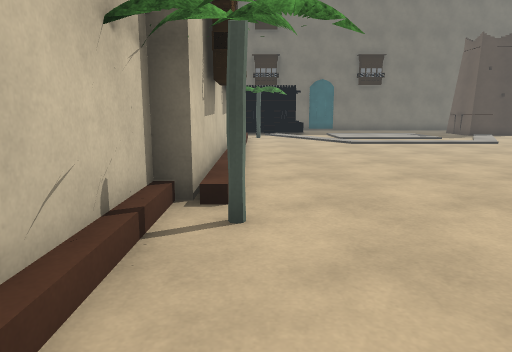
[1] (above)

16 first-person views from a walk through a scene from a Unity 3-D project. The camera is 1.2 m above the floor, tilts 10° down and sees 70° across. The floor is counted in squares, 1 m on a side. Each view is taken from the middle of a square. On the plan, view 1 faces up. The plan holds only what a view shows up to about 15 squares ahead; the rest is blank. The place goes on beyond the plan. Surface patterns are stand-ins for the level's own textures.

[2]
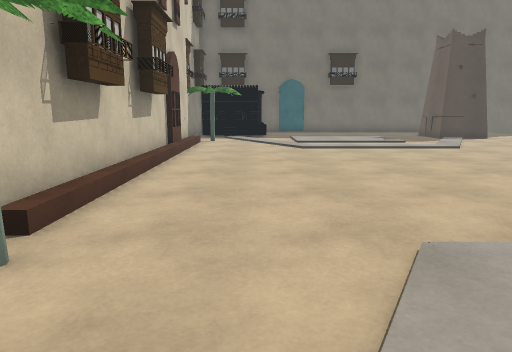

[3]
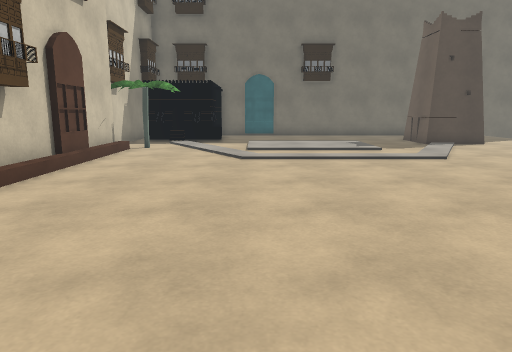

[4]
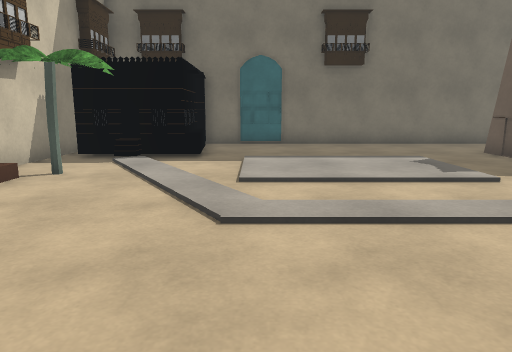

[5]
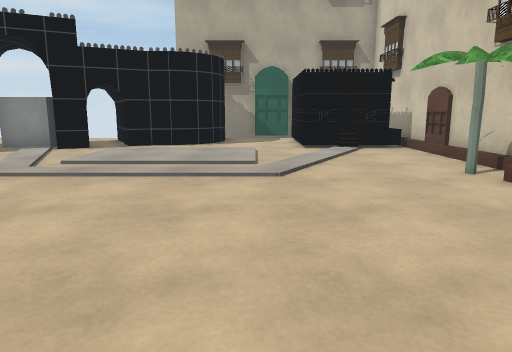

[6]
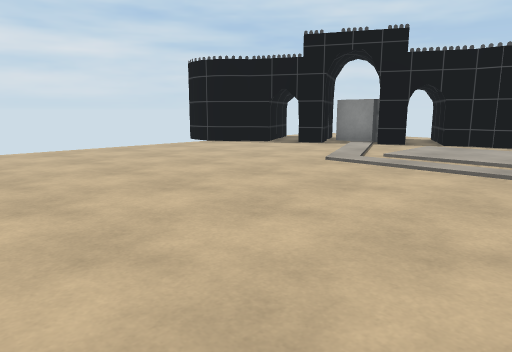

[7]
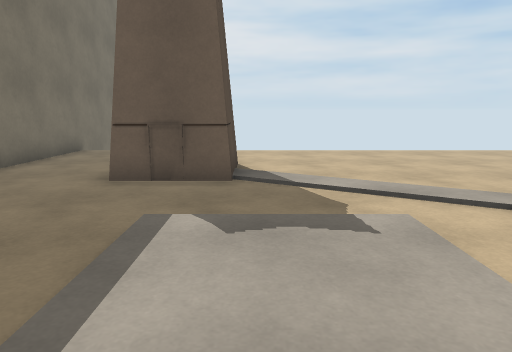

[8]
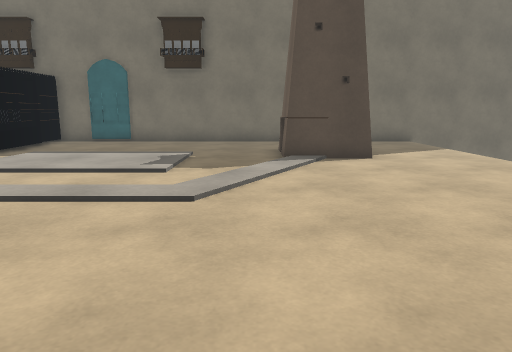

[9]
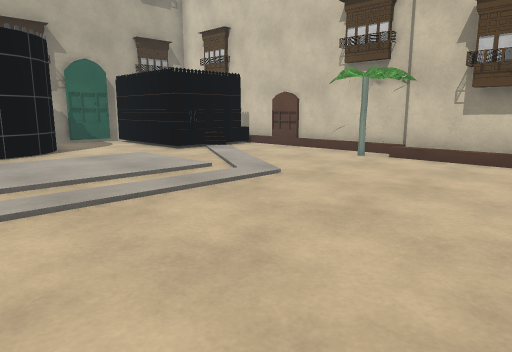

[10]
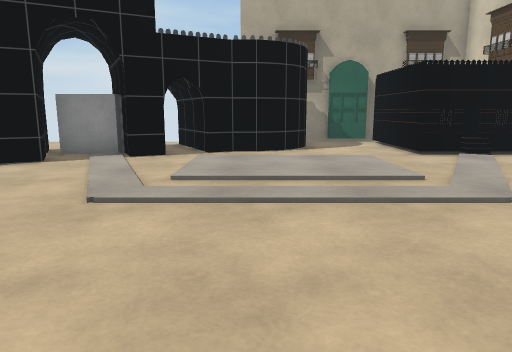

[11]
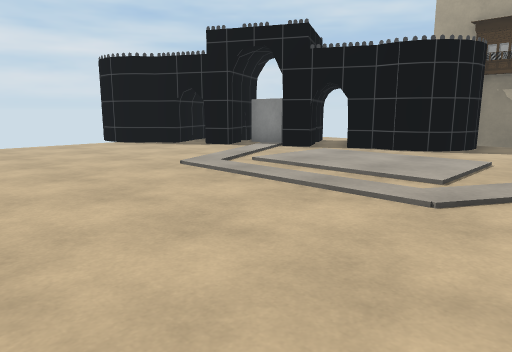

[12]
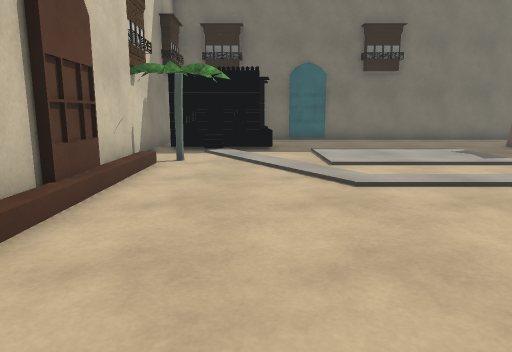

[13]
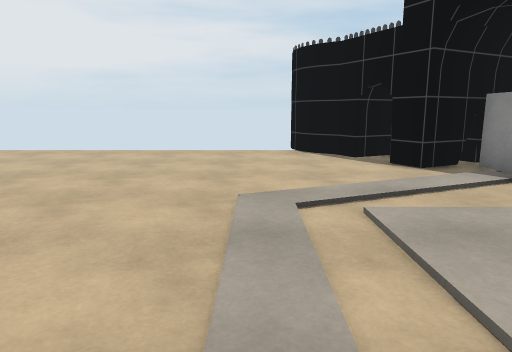

[14]
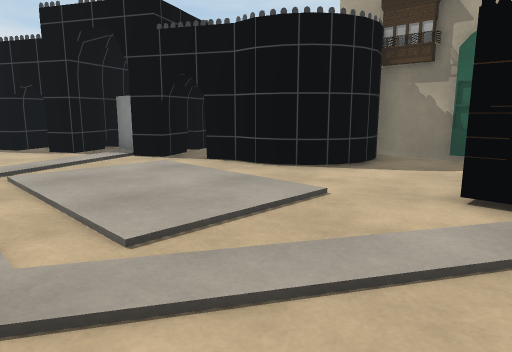

[15]
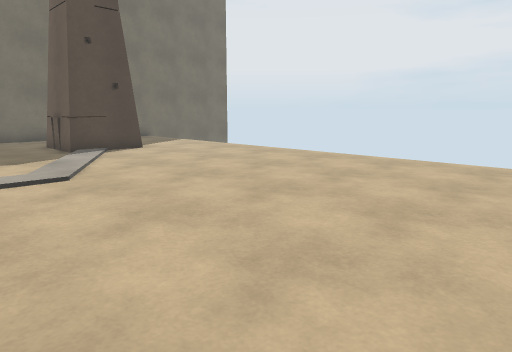

[16]
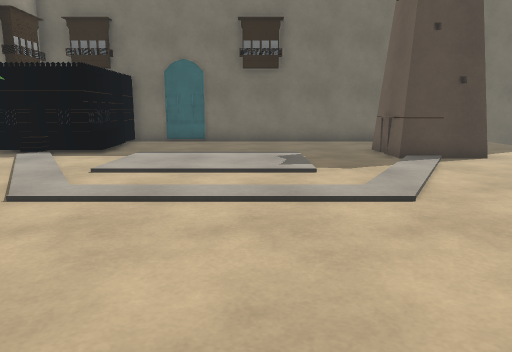

### Floor plan
Key: @ floor where view 1 was taken; # wall or solid block; . floor; O other object.
Columns run from 2 left of view 1 to 17 right of it. Each row starts with its distance up from view 1.
 24     ################
 23  O  O..............
 22  O  O..............
 21  O  O........OOO...
 20  OOOO........#  ...
 19 #............O #...
 18 #..................
 17   O................
 16  #.................
 15  #.................
 14  #.................
 13  #.................
 12  #.................
 11  #.................
 10  #.................
  9  #.................
  8  #.................
  7  #.................
  6  #.................
  5 ##.................
  4 #.O................
  3 #.................##
  2 #................##
  1 #..............###
  0 ##@............###
 -1  OOOO.......#.O#
 -2  O  O...######O#
 -3  O  O...#  #####
 -4  #  O...#
 -5     O...#
 -6     #####

Positions as (right, up) in squares from view 1, and headings:
1: (0, 0), facing up
2: (2, 1), facing up
3: (4, 4), facing up
4: (4, 10), facing up
5: (4, 11), facing down
6: (4, 12), facing down-right
7: (4, 18), facing right
8: (10, 9), facing up
9: (9, 9), facing down-left
10: (7, 9), facing down
11: (2, 9), facing down-right
12: (2, 8), facing up
13: (4, 4), facing right
14: (1, 4), facing down-right
15: (7, 7), facing up-right
16: (7, 9), facing up
